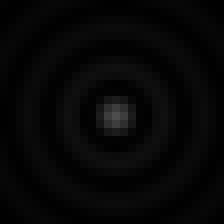
%> input picture HeLa3D/3DHeLa_Cell_PSF.tif, 28 x 28 px (shown 8 times larger)
$ octave --eval "result = activcon_seg(imread('3DHeLa_Cell_PSF.tif'));"   (GNU Octave 9; MATLAB toolbox functions it lacks are replaced by stand-ins)
%> lines starting %> are read from the running program, lines starting %| are printed output that depends on the picture; in (x1, y1, x2, y2) boxes, pixels count from 0 and x2, y2 are one past the last pixel; in counts of white or black regions, pixels touching at a corner belong together; the program's own positions count from 1
### HeLa3D/region_seg.m
% Region Based Active Contour Segmentation
%
% seg = region_seg(I,init_mask,max_its,alpha,display)
%
% Inputs: I           2D image
%         init_mask   Initialization (1 = foreground, 0 = bg)
%         max_its     Number of iterations to run segmentation for
%         alpha       (optional) Weight of smoothing term
%                       higer = smoother.  default = 0.2
%         display     (optional) displays intermediate outputs
%                       default = true
%
% Outputs: seg        Final segmentation mask (1=fg, 0=bg)
%
% Description: This code implements the paper: "Active Contours Without
% Edges" By Chan Vese. This is a nice way to segment images whose
% foregrounds and backgrounds are statistically different and homogeneous.
%
% Example:
% img = imread('tire.tif');
% m = zeros(size(img));
% m(33:33+117,44:44+128) = 1;
% seg = region_seg(img,m,500);
%
% Coded by: Shawn Lankton (www.shawnlankton.com)
%------------------------------------------------------------------------
function seg = region_seg(I,init_mask,max_its,alpha,display)

  %-- default value for parameter alpha is .1
  if(~exist('alpha','var'))
    alpha = .2;
  end
  %-- default behavior is to display intermediate outputs
  if(~exist('display','var'))
    display = true;
  end
  %-- ensures image is 2D double matrix
  I = im2graydouble(I);

  %-- Create a signed distance map (SDF) from mask
  phi = mask2phi(init_mask);

  %--main loop
  for its = 1:max_its   % Note: no automatic convergence test

    idx = find(phi <= 1.2 & phi >= -1.2);  %get the curve's narrow band

    %-- find interior and exterior mean
    upts = find(phi<=0);                 % interior points
    vpts = find(phi>0);                  % exterior points
    u = sum(I(upts))/(length(upts)+eps); % interior mean
    v = sum(I(vpts))/(length(vpts)+eps); % exterior mean

    F = (I(idx)-u).^2-(I(idx)-v).^2;         % force from image information
    curvature = get_curvature(phi,idx);  % force from curvature penalty

    dphidt = F./max(abs(F)) + alpha*curvature;  % gradient descent to minimize energy

    %-- maintain the CFL condition
    dt = .45/(max(dphidt)+eps);

    %-- evolve the curve
    phi(idx) = phi(idx) + dt.*dphidt;

    %-- Keep SDF smooth
    phi = sussman(phi, .5);

    %-- intermediate output
    if((display>0)&&(mod(its,20) == 0))
      showCurveAndPhi(I,phi,its);
    end
  end

  %-- final output
  if(display)
    showCurveAndPhi(I,phi,its);
  end

  %-- make mask from SDF
  seg = phi<=0; %-- Get mask from levelset


%---------------------------------------------------------------------
%---------------------------------------------------------------------
%-- AUXILIARY FUNCTIONS ----------------------------------------------
%---------------------------------------------------------------------
%---------------------------------------------------------------------


%-- Displays the image with curve superimposed
% [5 lines left out: function showCurveAndPhi, not called in this run]

%-- converts a mask to a SDF
function phi = mask2phi(init_a)
  phi=bwdist(init_a)-bwdist(1-init_a)+im2double(init_a)-.5;

%-- compute curvature along SDF
% [34 lines left out: function get_curvature, not called in this run]

%-- Converts image to one channel (grayscale) double
function img = im2graydouble(img)
  [dimy, dimx, c] = size(img);
  if(isfloat(img)) % image is a double
    if(c==3)
      img = rgb2gray(uint8(img));
    end
  else           % image is a int
    if(c==3)
      img = rgb2gray(img);
    end
    img = double(img);
  end

%-- level set re-initialization by the sussman method
% [30 lines left out: function sussman, not called in this run]

%-- whole matrix derivatives
function shift = shiftD(M)
  shift = shiftR(M')';

function shift = shiftL(M)
  shift = [ M(:,2:size(M,2)) M(:,size(M,2)) ];

function shift = shiftR(M)
  shift = [ M(:,1) M(:,1:size(M,2)-1) ];

function shift = shiftU(M)
  shift = shiftL(M')';

function S = sussman_sign(D)
  S = D ./ sqrt(D.^2 + 1);


### HeLa3D/activcon_seg.m
function seg = activcon_seg(image)

% "Region Based Active Contours"
%
% Coded by: Shawn Lankton

% I = uint8(img_blind(:,:,7));  %-- load the image
% I = conv2uint(image);
I = image;
%> I is the input picture: size 28x28 uint8; min 1, max 77, mean 6.6
m = zeros(size(I,1),size(I,2));          %-- create initial mask
m(50:200,50:200) = 1;
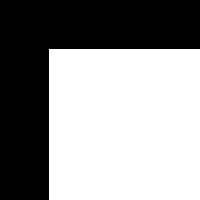
%> m: size 200x200 double; values 0 (black) and 1 (white), 57% white; 1 black region, box (x1, y1, x2, y2) and area: (0, 0, 200, 200) 17199
seg = region_seg(I, m, 1000,0.2,false); %-- Run segmentation
%> in im2graydouble, `img = double(img);`:
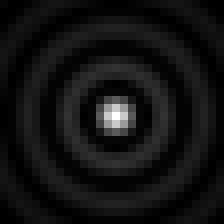
%> img: size 28x28 double (shown 8 times larger); min 1, max 77, mean 6.6; mean of the top-left, top-right, bottom-left and bottom-right quarters 5.9, 6.5, 6.5, 7.4; drawn with min black and max white
%> the run ends on the next line
